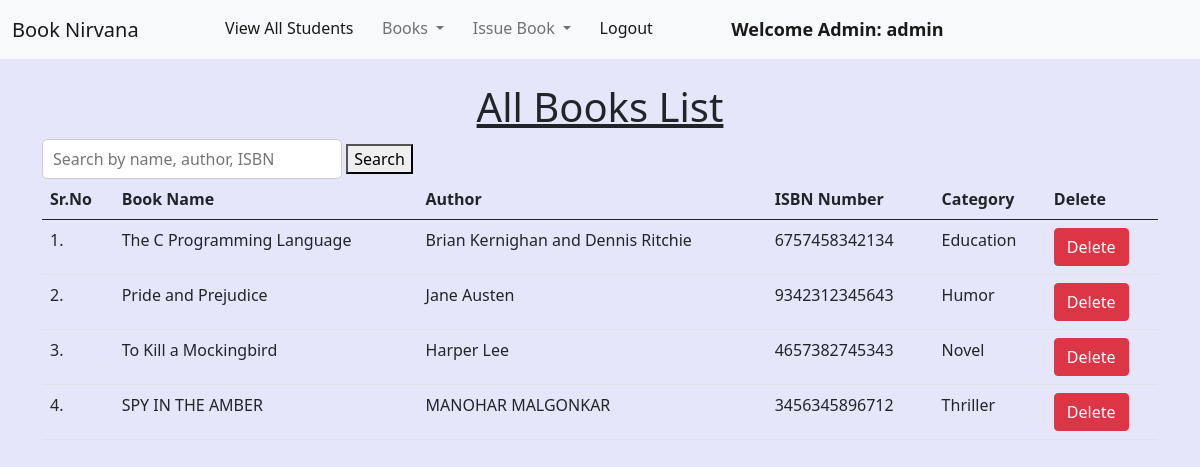
Before: /view_books/ (signed in) with the older database file.
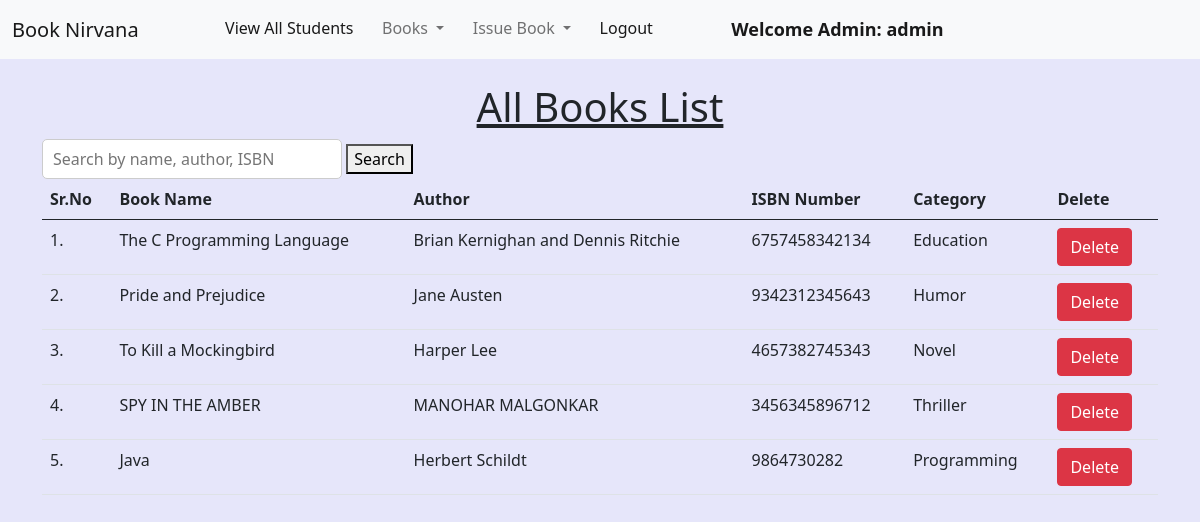
After: the same page with the newer database file.
### library/models.py (models this page shows, shortened)
class Book(models.Model):
    name = models.CharField(max_length=200)
    author = models.CharField(max_length=200)
    isbn = models.PositiveIntegerField()
    category = models.CharField(max_length=50)

### library/views.py (the view)
# urls.py: path("view_books/", views.view_books, name="view_books"),
@login_required(login_url = '/admin_login')
def view_books(request):
    query = request.GET.get('q', '')  # Get the search query from the URL parameters
    books = Book.objects.all()
    if query:
        books = books.filter(
            Q(name__icontains=query) |
            Q(author__icontains=query) |
            Q(isbn__icontains=query)
        )
    return render(request, "view_books.html", {'books': books, 'query': query})

### library/templates/view_books.html (shortened to what this page needs)
{% extends 'admin_navbar.html' %}
{% load static %}
{% block body %}
<div class="container mt-4">
    <h1 class="text-center"><u>All Books List</u></h1>
    <form method="GET" action="{% url 'view_books' %}">
        <input type="text" name="q" placeholder="Search by name, author, ISBN" value="{{ query }}" style="width: 300px; height: 40px; padding: 10px; font-size: 16px; border: 1px solid #ccc; border-radius: 5px;"        >
        <button type="submit">Search</button>
    </form>
    <table class="table table-hover" id="example">
        <thead>
            <tr>
                <th>Sr.No</th>
                <th>Book Name</th>
                <th>Author</th>
                <th>ISBN Number</th>
                <th>Category</th>
                <th>Delete</th>
            </tr>
        </thead>
        <tbody>
            {% for book in books %}
            <tr>
                <td>{{forloop.counter}}.</td>
                <td>{{book.name}}</td>
                <td>{{book.author}}</td>
                <td>{{book.isbn}}</td>
                <td>{{book.category}}</td>
                <td><a href="/delete_book/{{book.id}}/" class="btn btn-danger" onclick="return confirm('Are you sure you want to delete this book?')">Delete</a></td>
            </tr>
            {% endfor %}
        </tbody>
    </table>
    </div>
{% endblock %}

Changed rows visible on the page:
added Book: name "Java", author "Herbert Schildt", isbn "9864730282", category "Programming"
